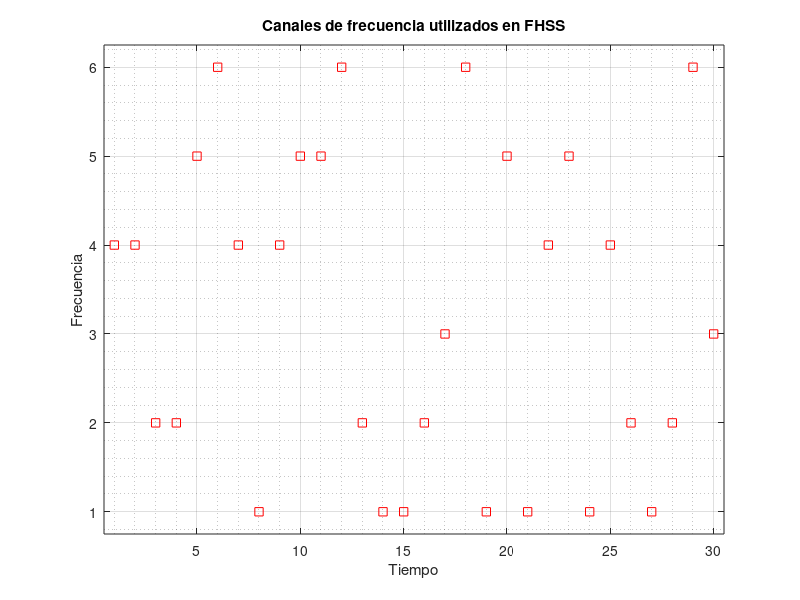

MATLAB code to generate this figure:
%% FHSS
clc
clear all
close all

N=30; %Numero de datos
datos=randi([0 1],1,N);    %Generacion del vector de datoss
senal=[]; %Vector senal vacio
portadora=[]; %Vector portadora vacio
f=[0:2*pi/119:2*pi];     % Creating 120 samples for one cosine
for k=1:N %lazo for que permite recorrer el vector de datos
    if datos(1,k)==0  %si el bit es 0
        se=-ones(1,120);    %se designan 120 muestras de valor 1 con signo negativo para cada bit
    else %si el bit es 1
        se=ones(1,120);     %se designan 120 muestras para cada bit
    end
    p=cos(f); %se designa la portadora cos(t)
    portadora=[portadora p]; %se registra la portadora de cada bit
    senal=[senal se]; %se registra la senal de datos extendida
end

% Modulacion BPSK de la senal de datos
bpsk=senal.*portadora;   %modulacion BPSK

% Creacion de las 6 frecuencias de portadora
t1=[0:2*pi/9:2*pi]; %vector de tiempo 1
t2=[0:2*pi/19:2*pi]; %vector de tiempo 2
t3=[0:2*pi/29:2*pi]; %vector de tiempo 3
t4=[0:2*pi/39:2*pi]; %vector de tiempo 4
t5=[0:2*pi/59:2*pi]; %vector de tiempo 5
t6=[0:2*pi/119:2*pi]; %vector de tiempo 6
c1=cos(t1); %portadora 1
c1=[c1 c1 c1 c1 c1 c1 c1 c1 c1 c1 c1 c1];
c2=cos(t2); %portadora 2
c2=[c2 c2 c2 c2 c2 c2];
c3=cos(t3); %portadora 3
c3=[c3 c3 c3 c3];
c4=cos(t4); %portadora 4
c4=[c4 c4 c4];
c5=cos(t5); %portadora 5
c5=[c5 c5];
c6=cos(t6); %portadora 6
fh=[ ];
% Frecuencias randomicas para FHSS
ss=[]; %vector de frecuencias vacio
for n=1:N %lazo for que designa las frecuencias potadoras a cada bit de dato
    p=randi([1 6],1,1); %obtencion de la secuencia aleatoria de frecuencias
    switch(p); %bucle switch que permite designar las frecuencias portadoras segun la secuencia aleatoria
        case(1)
            ss=[ss c1];
        case(2)
            ss=[ss c2];
        case(3)
            ss=[ss c3];
        case(4)
            ss=[ss c4];
        case(5)       
            ss=[ss c5];
        case(6)
            ss=[ss c6];
    end
    fh=[fh p];
end
% Senal FHSS
fhss=bpsk.*ss; %producto entre la senal bpsk y la secuencia aleatoria de frecuencias

f=1:1:30; %creacion de un vector de tiempo
%Grafico de los canales de frecuencia utilizados
figure 
plot(f,fh,'s r');
axis([0.5 30.5 0.75 6.25])
title('Canales de frecuencia utilizados en FHSS')
grid on
grid minor
xlabel('Tiempo')
ylabel('Frecuencia')